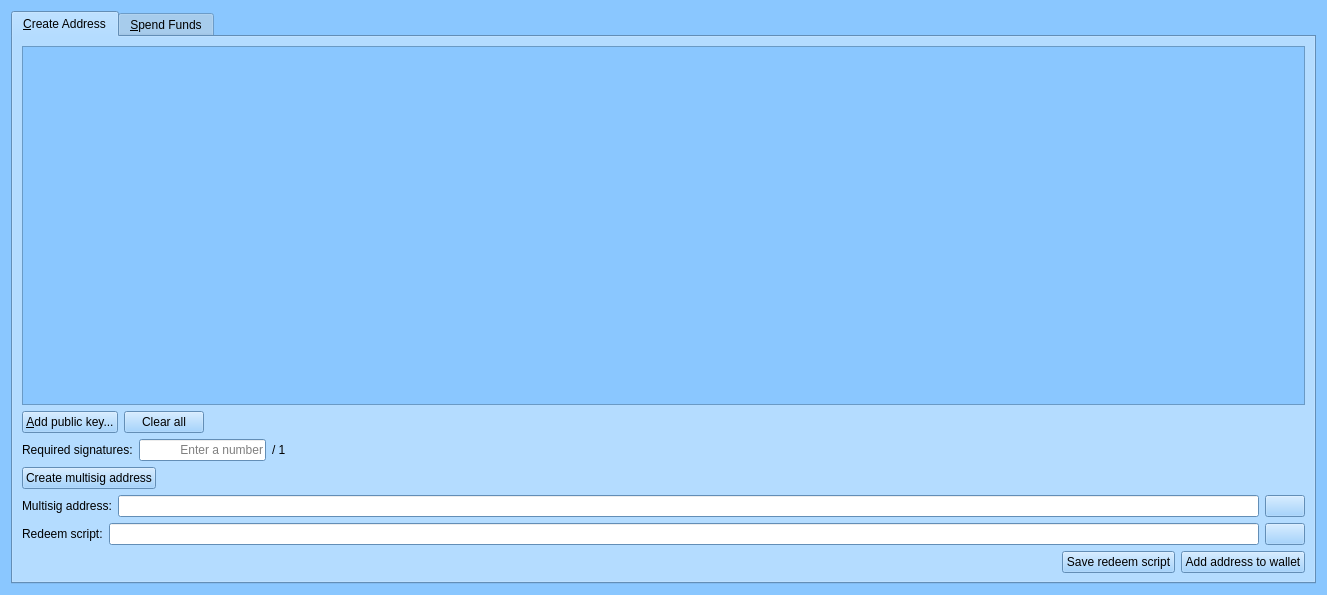
<?xml version="1.0" encoding="UTF-8"?>
<ui version="4.0">
 <class>MultisigDialog</class>
 <widget class="QWidget" name="MultisigDialog">
  <property name="geometry">
   <rect>
    <x>0</x>
    <y>0</y>
    <width>1327</width>
    <height>595</height>
   </rect>
  </property>
  <property name="palette">
   <palette>
    <active>
     <colorrole role="WindowText">
      <brush brushstyle="SolidPattern">
       <color alpha="255">
        <red>0</red>
        <green>0</green>
        <blue>0</blue>
       </color>
      </brush>
     </colorrole>
     <colorrole role="Button">
      <brush brushstyle="SolidPattern">
       <color alpha="255">
        <red>138</red>
        <green>199</green>
        <blue>255</blue>
       </color>
      </brush>
     </colorrole>
     <colorrole role="Light">
      <brush brushstyle="SolidPattern">
       <color alpha="255">
        <red>255</red>
        <green>255</green>
        <blue>255</blue>
       </color>
      </brush>
     </colorrole>
     <colorrole role="Midlight">
      <brush brushstyle="SolidPattern">
       <color alpha="255">
        <red>196</red>
        <green>227</green>
        <blue>255</blue>
       </color>
      </brush>
     </colorrole>
     <colorrole role="Dark">
      <brush brushstyle="SolidPattern">
       <color alpha="255">
        <red>69</red>
        <green>99</green>
        <blue>127</blue>
       </color>
      </brush>
     </colorrole>
     <colorrole role="Mid">
      <brush brushstyle="SolidPattern">
       <color alpha="255">
        <red>92</red>
        <green>133</green>
        <blue>170</blue>
       </color>
      </brush>
     </colorrole>
     <colorrole role="Text">
      <brush brushstyle="SolidPattern">
       <color alpha="255">
        <red>0</red>
        <green>0</green>
        <blue>0</blue>
       </color>
      </brush>
     </colorrole>
     <colorrole role="BrightText">
      <brush brushstyle="SolidPattern">
       <color alpha="255">
        <red>255</red>
        <green>255</green>
        <blue>255</blue>
       </color>
      </brush>
     </colorrole>
     <colorrole role="ButtonText">
      <brush brushstyle="SolidPattern">
       <color alpha="255">
        <red>0</red>
        <green>0</green>
        <blue>0</blue>
       </color>
      </brush>
     </colorrole>
     <colorrole role="Base">
      <brush brushstyle="SolidPattern">
       <color alpha="255">
        <red>255</red>
        <green>255</green>
        <blue>255</blue>
       </color>
      </brush>
     </colorrole>
     <colorrole role="Window">
      <brush brushstyle="SolidPattern">
       <color alpha="255">
        <red>138</red>
        <green>199</green>
        <blue>255</blue>
       </color>
      </brush>
     </colorrole>
     <colorrole role="Shadow">
      <brush brushstyle="SolidPattern">
       <color alpha="255">
        <red>0</red>
        <green>0</green>
        <blue>0</blue>
       </color>
      </brush>
     </colorrole>
     <colorrole role="AlternateBase">
      <brush brushstyle="SolidPattern">
       <color alpha="255">
        <red>196</red>
        <green>227</green>
        <blue>255</blue>
       </color>
      </brush>
     </colorrole>
     <colorrole role="ToolTipBase">
      <brush brushstyle="SolidPattern">
       <color alpha="255">
        <red>255</red>
        <green>255</green>
        <blue>220</blue>
       </color>
      </brush>
     </colorrole>
     <colorrole role="ToolTipText">
      <brush brushstyle="SolidPattern">
       <color alpha="255">
        <red>0</red>
        <green>0</green>
        <blue>0</blue>
       </color>
      </brush>
     </colorrole>
    </active>
    <inactive>
     <colorrole role="WindowText">
      <brush brushstyle="SolidPattern">
       <color alpha="255">
        <red>0</red>
        <green>0</green>
        <blue>0</blue>
       </color>
      </brush>
     </colorrole>
     <colorrole role="Button">
      <brush brushstyle="SolidPattern">
       <color alpha="255">
        <red>138</red>
        <green>199</green>
        <blue>255</blue>
       </color>
      </brush>
     </colorrole>
     <colorrole role="Light">
      <brush brushstyle="SolidPattern">
       <color alpha="255">
        <red>255</red>
        <green>255</green>
        <blue>255</blue>
       </color>
      </brush>
     </colorrole>
     <colorrole role="Midlight">
      <brush brushstyle="SolidPattern">
       <color alpha="255">
        <red>196</red>
        <green>227</green>
        <blue>255</blue>
       </color>
      </brush>
     </colorrole>
     <colorrole role="Dark">
      <brush brushstyle="SolidPattern">
       <color alpha="255">
        <red>69</red>
        <green>99</green>
        <blue>127</blue>
       </color>
      </brush>
     </colorrole>
     <colorrole role="Mid">
      <brush brushstyle="SolidPattern">
       <color alpha="255">
        <red>92</red>
        <green>133</green>
        <blue>170</blue>
       </color>
      </brush>
     </colorrole>
     <colorrole role="Text">
      <brush brushstyle="SolidPattern">
       <color alpha="255">
        <red>0</red>
        <green>0</green>
        <blue>0</blue>
       </color>
      </brush>
     </colorrole>
     <colorrole role="BrightText">
      <brush brushstyle="SolidPattern">
       <color alpha="255">
        <red>255</red>
        <green>255</green>
        <blue>255</blue>
       </color>
      </brush>
     </colorrole>
     <colorrole role="ButtonText">
      <brush brushstyle="SolidPattern">
       <color alpha="255">
        <red>0</red>
        <green>0</green>
        <blue>0</blue>
       </color>
      </brush>
     </colorrole>
     <colorrole role="Base">
      <brush brushstyle="SolidPattern">
       <color alpha="255">
        <red>255</red>
        <green>255</green>
        <blue>255</blue>
       </color>
      </brush>
     </colorrole>
     <colorrole role="Window">
      <brush brushstyle="SolidPattern">
       <color alpha="255">
        <red>138</red>
        <green>199</green>
        <blue>255</blue>
       </color>
      </brush>
     </colorrole>
     <colorrole role="Shadow">
      <brush brushstyle="SolidPattern">
       <color alpha="255">
        <red>0</red>
        <green>0</green>
        <blue>0</blue>
       </color>
      </brush>
     </colorrole>
     <colorrole role="AlternateBase">
      <brush brushstyle="SolidPattern">
       <color alpha="255">
        <red>196</red>
        <green>227</green>
        <blue>255</blue>
       </color>
      </brush>
     </colorrole>
     <colorrole role="ToolTipBase">
      <brush brushstyle="SolidPattern">
       <color alpha="255">
        <red>255</red>
        <green>255</green>
        <blue>220</blue>
       </color>
      </brush>
     </colorrole>
     <colorrole role="ToolTipText">
      <brush brushstyle="SolidPattern">
       <color alpha="255">
        <red>0</red>
        <green>0</green>
        <blue>0</blue>
       </color>
      </brush>
     </colorrole>
    </inactive>
    <disabled>
     <colorrole role="WindowText">
      <brush brushstyle="SolidPattern">
       <color alpha="255">
        <red>69</red>
        <green>99</green>
        <blue>127</blue>
       </color>
      </brush>
     </colorrole>
     <colorrole role="Button">
      <brush brushstyle="SolidPattern">
       <color alpha="255">
        <red>138</red>
        <green>199</green>
        <blue>255</blue>
       </color>
      </brush>
     </colorrole>
     <colorrole role="Light">
      <brush brushstyle="SolidPattern">
       <color alpha="255">
        <red>255</red>
        <green>255</green>
        <blue>255</blue>
       </color>
      </brush>
     </colorrole>
     <colorrole role="Midlight">
      <brush brushstyle="SolidPattern">
       <color alpha="255">
        <red>196</red>
        <green>227</green>
        <blue>255</blue>
       </color>
      </brush>
     </colorrole>
     <colorrole role="Dark">
      <brush brushstyle="SolidPattern">
       <color alpha="255">
        <red>69</red>
        <green>99</green>
        <blue>127</blue>
       </color>
      </brush>
     </colorrole>
     <colorrole role="Mid">
      <brush brushstyle="SolidPattern">
       <color alpha="255">
        <red>92</red>
        <green>133</green>
        <blue>170</blue>
       </color>
      </brush>
     </colorrole>
     <colorrole role="Text">
      <brush brushstyle="SolidPattern">
       <color alpha="255">
        <red>69</red>
        <green>99</green>
        <blue>127</blue>
       </color>
      </brush>
     </colorrole>
     <colorrole role="BrightText">
      <brush brushstyle="SolidPattern">
       <color alpha="255">
        <red>255</red>
        <green>255</green>
        <blue>255</blue>
       </color>
      </brush>
     </colorrole>
     <colorrole role="ButtonText">
      <brush brushstyle="SolidPattern">
       <color alpha="255">
        <red>69</red>
        <green>99</green>
        <blue>127</blue>
       </color>
      </brush>
     </colorrole>
     <colorrole role="Base">
      <brush brushstyle="SolidPattern">
       <color alpha="255">
        <red>138</red>
        <green>199</green>
        <blue>255</blue>
       </color>
      </brush>
     </colorrole>
     <colorrole role="Window">
      <brush brushstyle="SolidPattern">
       <color alpha="255">
        <red>138</red>
        <green>199</green>
        <blue>255</blue>
       </color>
      </brush>
     </colorrole>
     <colorrole role="Shadow">
      <brush brushstyle="SolidPattern">
       <color alpha="255">
        <red>0</red>
        <green>0</green>
        <blue>0</blue>
       </color>
      </brush>
     </colorrole>
     <colorrole role="AlternateBase">
      <brush brushstyle="SolidPattern">
       <color alpha="255">
        <red>138</red>
        <green>199</green>
        <blue>255</blue>
       </color>
      </brush>
     </colorrole>
     <colorrole role="ToolTipBase">
      <brush brushstyle="SolidPattern">
       <color alpha="255">
        <red>255</red>
        <green>255</green>
        <blue>220</blue>
       </color>
      </brush>
     </colorrole>
     <colorrole role="ToolTipText">
      <brush brushstyle="SolidPattern">
       <color alpha="255">
        <red>0</red>
        <green>0</green>
        <blue>0</blue>
       </color>
      </brush>
     </colorrole>
    </disabled>
   </palette>
  </property>
  <property name="windowTitle">
   <string>Multisig</string>
  </property>
  <layout class="QVBoxLayout" name="verticalLayout_2">
   <item>
    <widget class="QTabWidget" name="tabWidget">
     <property name="currentIndex">
      <number>0</number>
     </property>
     <widget class="QWidget" name="tabCreateAddress">
      <attribute name="title">
       <string>&amp;Create Address</string>
      </attribute>
      <layout class="QVBoxLayout" name="verticalLayout">
       <item>
        <widget class="QScrollArea" name="scrollArea">
         <property name="widgetResizable">
          <bool>true</bool>
         </property>
         <widget class="QWidget" name="scrollAreaWidgetContents">
          <property name="geometry">
           <rect>
            <x>0</x>
            <y>0</y>
            <width>1283</width>
            <height>345</height>
           </rect>
          </property>
          <layout class="QVBoxLayout" name="verticalLayout_3">
           <item>
            <layout class="QVBoxLayout" name="pubkeyEntries"/>
           </item>
           <item>
            <spacer name="verticalSpacer">
             <property name="orientation">
              <enum>Qt::Vertical</enum>
             </property>
             <property name="sizeHint" stdset="0">
              <size>
               <width>20</width>
               <height>40</height>
              </size>
             </property>
            </spacer>
           </item>
          </layout>
         </widget>
        </widget>
       </item>
       <item>
        <layout class="QHBoxLayout" name="horizontalLayout_14">
         <item>
          <widget class="QPushButton" name="addPubKeyButton">
           <property name="toolTip">
            <string>Add a member to the signing pool</string>
           </property>
           <property name="text">
            <string>&amp;Add public key...</string>
           </property>
           <property name="icon">
            <iconset resource="../bitcoin.qrc">
             <normaloff>:/icons/add</normaloff>:/icons/add</iconset>
           </property>
          </widget>
         </item>
         <item>
          <widget class="QPushButton" name="clearButton">
           <property name="sizePolicy">
            <sizepolicy hsizetype="Minimum" vsizetype="Fixed">
             <horstretch>0</horstretch>
             <verstretch>0</verstretch>
            </sizepolicy>
           </property>
           <property name="toolTip">
            <string>Remove all public key fields</string>
           </property>
           <property name="text">
            <string>Clear all</string>
           </property>
           <property name="icon">
            <iconset resource="../bitcoin.qrc">
             <normaloff>:/icons/remove</normaloff>:/icons/remove</iconset>
           </property>
           <property name="autoRepeatDelay">
            <number>300</number>
           </property>
          </widget>
         </item>
         <item>
          <spacer name="horizontalSpacer_8">
           <property name="orientation">
            <enum>Qt::Horizontal</enum>
           </property>
           <property name="sizeHint" stdset="0">
            <size>
             <width>40</width>
             <height>20</height>
            </size>
           </property>
          </spacer>
         </item>
        </layout>
       </item>
       <item>
        <layout class="QHBoxLayout" name="horizontalLayout_2">
         <item>
          <widget class="QLabel" name="requiredSignaturesLabel">
           <property name="text">
            <string>Required signatures:</string>
           </property>
          </widget>
         </item>
         <item>
          <widget class="QLineEdit" name="requiredSignatures">
           <property name="sizePolicy">
            <sizepolicy hsizetype="Minimum" vsizetype="Fixed">
             <horstretch>0</horstretch>
             <verstretch>0</verstretch>
            </sizepolicy>
           </property>
           <property name="minimumSize">
            <size>
             <width>127</width>
             <height>0</height>
            </size>
           </property>
           <property name="text">
            <string/>
           </property>
           <property name="maxLength">
            <number>2</number>
           </property>
           <property name="frame">
            <bool>true</bool>
           </property>
           <property name="alignment">
            <set>Qt::AlignRight|Qt::AlignTrailing|Qt::AlignVCenter</set>
           </property>
           <property name="placeholderText">
            <string>Enter a number</string>
           </property>
          </widget>
         </item>
         <item>
          <widget class="QLabel" name="maxSignaturesLabel">
           <property name="text">
            <string notr="true">/ 1</string>
           </property>
          </widget>
         </item>
         <item>
          <spacer name="horizontalSpacer_2">
           <property name="orientation">
            <enum>Qt::Horizontal</enum>
           </property>
           <property name="sizeHint" stdset="0">
            <size>
             <width>40</width>
             <height>20</height>
            </size>
           </property>
          </spacer>
         </item>
        </layout>
       </item>
       <item>
        <layout class="QHBoxLayout" name="horizontalLayout">
         <item>
          <widget class="QPushButton" name="createAddressButton">
           <property name="text">
            <string>Create multisig address</string>
           </property>
          </widget>
         </item>
         <item>
          <spacer name="horizontalSpacer">
           <property name="orientation">
            <enum>Qt::Horizontal</enum>
           </property>
           <property name="sizeHint" stdset="0">
            <size>
             <width>40</width>
             <height>20</height>
            </size>
           </property>
          </spacer>
         </item>
        </layout>
       </item>
       <item>
        <layout class="QHBoxLayout" name="horizontalLayoutMultisigAddress">
         <item>
          <widget class="QLabel" name="multisigAddressLabel">
           <property name="text">
            <string>Multisig address:</string>
           </property>
          </widget>
         </item>
         <item>
          <widget class="QLineEdit" name="multisigAddress">
           <property name="readOnly">
            <bool>true</bool>
           </property>
          </widget>
         </item>
         <item>
          <widget class="QPushButton" name="copyMultisigAddressButton">
           <property name="toolTip">
            <string>Copy the multisig address to the system clipboard</string>
           </property>
           <property name="text">
            <string/>
           </property>
           <property name="icon">
            <iconset resource="../bitcoin.qrc">
             <normaloff>:/icons/editcopy</normaloff>:/icons/editcopy</iconset>
           </property>
           <property name="autoDefault">
            <bool>false</bool>
           </property>
          </widget>
         </item>
        </layout>
       </item>
       <item>
        <layout class="QHBoxLayout" name="horizontalLayout_3">
         <item>
          <widget class="QLabel" name="redeemScriptLabel">
           <property name="text">
            <string>Redeem script:</string>
           </property>
          </widget>
         </item>
         <item>
          <widget class="QLineEdit" name="redeemScript">
           <property name="readOnly">
            <bool>true</bool>
           </property>
          </widget>
         </item>
         <item>
          <widget class="QPushButton" name="copyRedeemScriptButton">
           <property name="toolTip">
            <string>Copy the redeem script to the system clipboard</string>
           </property>
           <property name="text">
            <string/>
           </property>
           <property name="icon">
            <iconset resource="../bitcoin.qrc">
             <normaloff>:/icons/editcopy</normaloff>:/icons/editcopy</iconset>
           </property>
           <property name="autoDefault">
            <bool>false</bool>
           </property>
          </widget>
         </item>
        </layout>
       </item>
       <item>
        <layout class="QHBoxLayout" name="horizontalLayout_15">
         <item>
          <spacer name="horizontalSpacer_11">
           <property name="orientation">
            <enum>Qt::Horizontal</enum>
           </property>
           <property name="sizeHint" stdset="0">
            <size>
             <width>40</width>
             <height>20</height>
            </size>
           </property>
          </spacer>
         </item>
         <item>
          <widget class="QPushButton" name="saveRedeemScriptButton">
           <property name="toolTip">
            <string>The redeem script will be required to spend the funds sent to the multisig address</string>
           </property>
           <property name="text">
            <string>Save redeem script</string>
           </property>
          </widget>
         </item>
         <item>
          <widget class="QPushButton" name="saveMultisigAddressButton">
           <property name="toolTip">
            <string>Add the multisig address to your personal addresses</string>
           </property>
           <property name="text">
            <string>Add address to wallet</string>
           </property>
          </widget>
         </item>
        </layout>
       </item>
      </layout>
     </widget>
     <widget class="QWidget" name="tabSpendFunds">
      <attribute name="title">
       <string>&amp;Spend Funds</string>
      </attribute>
      <layout class="QVBoxLayout" name="verticalLayout_13">
       <item>
        <layout class="QVBoxLayout" name="verticalLayout_8">
         <item>
          <layout class="QHBoxLayout" name="horizontalLayout_4">
           <item>
            <widget class="QGroupBox" name="inputsBox">
             <property name="title">
              <string>Inputs</string>
             </property>
             <layout class="QVBoxLayout" name="verticalLayout_6">
              <item>
               <widget class="QScrollArea" name="scrollArea_2">
                <property name="minimumSize">
                 <size>
                  <width>0</width>
                  <height>0</height>
                 </size>
                </property>
                <property name="widgetResizable">
                 <bool>true</bool>
                </property>
                <widget class="QWidget" name="scrollAreaWidgetContents_2">
                 <property name="geometry">
                  <rect>
                   <x>0</x>
                   <y>0</y>
                   <width>98</width>
                   <height>28</height>
                  </rect>
                 </property>
                 <layout class="QVBoxLayout" name="verticalLayout_4">
                  <item>
                   <layout class="QVBoxLayout" name="inputs"/>
                  </item>
                  <item>
                   <spacer name="verticalSpacer_2">
                    <property name="orientation">
                     <enum>Qt::Vertical</enum>
                    </property>
                    <property name="sizeHint" stdset="0">
                     <size>
                      <width>20</width>
                      <height>42</height>
                     </size>
                    </property>
                   </spacer>
                  </item>
                 </layout>
                </widget>
               </widget>
              </item>
              <item>
               <layout class="QHBoxLayout" name="horizontalLayout_6">
                <item>
                 <spacer name="horizontalSpacer_9">
                  <property name="orientation">
                   <enum>Qt::Horizontal</enum>
                  </property>
                  <property name="sizeHint" stdset="0">
                   <size>
                    <width>40</width>
                    <height>20</height>
                   </size>
                  </property>
                 </spacer>
                </item>
                <item>
                 <widget class="QLabel" name="inputsAmountLabel">
                  <property name="text">
                   <string>Inputs amount:</string>
                  </property>
                 </widget>
                </item>
                <item>
                 <widget class="QLabel" name="inputsAmount">
                  <property name="text">
                   <string notr="true">123.456</string>
                  </property>
                  <property name="textInteractionFlags">
                   <set>Qt::LinksAccessibleByMouse|Qt::TextSelectableByKeyboard|Qt::TextSelectableByMouse</set>
                  </property>
                 </widget>
                </item>
                <item>
                 <widget class="QLabel" name="label">
                  <property name="text">
                   <string notr="true">BON</string>
                  </property>
                 </widget>
                </item>
               </layout>
              </item>
              <item>
               <layout class="QHBoxLayout" name="horizontalLayout_5">
                <item>
                 <widget class="QPushButton" name="addInputButton">
                  <property name="text">
                   <string>Add input...</string>
                  </property>
                  <property name="icon">
                   <iconset resource="../bitcoin.qrc">
                    <normaloff>:/icons/add</normaloff>:/icons/add</iconset>
                  </property>
                 </widget>
                </item>
                <item>
                 <spacer name="horizontalSpacer_3">
                  <property name="orientation">
                   <enum>Qt::Horizontal</enum>
                  </property>
                  <property name="sizeHint" stdset="0">
                   <size>
                    <width>40</width>
                    <height>20</height>
                   </size>
                  </property>
                 </spacer>
                </item>
               </layout>
              </item>
             </layout>
            </widget>
           </item>
           <item>
            <widget class="QGroupBox" name="outputsBox">
             <property name="title">
              <string>Outputs</string>
             </property>
             <layout class="QVBoxLayout" name="verticalLayout_7">
              <item>
               <widget class="QScrollArea" name="scrollArea_3">
                <property name="minimumSize">
                 <size>
                  <width>0</width>
                  <height>0</height>
                 </size>
                </property>
                <property name="widgetResizable">
                 <bool>true</bool>
                </property>
                <widget class="QWidget" name="scrollAreaWidgetContents_3">
                 <property name="geometry">
                  <rect>
                   <x>0</x>
                   <y>0</y>
                   <width>98</width>
                   <height>28</height>
                  </rect>
                 </property>
                 <layout class="QVBoxLayout" name="verticalLayout_5">
                  <item>
                   <layout class="QVBoxLayout" name="outputs"/>
                  </item>
                  <item>
                   <spacer name="verticalSpacer_3">
                    <property name="orientation">
                     <enum>Qt::Vertical</enum>
                    </property>
                    <property name="sizeHint" stdset="0">
                     <size>
                      <width>20</width>
                      <height>42</height>
                     </size>
                    </property>
                   </spacer>
                  </item>
                 </layout>
                </widget>
               </widget>
              </item>
              <item>
               <layout class="QHBoxLayout" name="horizontalLayout_7">
                <item>
                 <spacer name="horizontalSpacer_10">
                  <property name="orientation">
                   <enum>Qt::Horizontal</enum>
                  </property>
                  <property name="sizeHint" stdset="0">
                   <size>
                    <width>40</width>
                    <height>20</height>
                   </size>
                  </property>
                 </spacer>
                </item>
                <item>
                 <widget class="QLabel" name="outputsAmountLabel">
                  <property name="text">
                   <string>Outputs amount:</string>
                  </property>
                 </widget>
                </item>
                <item>
                 <widget class="QLabel" name="outputsAmount">
                  <property name="text">
                   <string notr="true">123.456</string>
                  </property>
                  <property name="textInteractionFlags">
                   <set>Qt::LinksAccessibleByMouse|Qt::TextSelectableByKeyboard|Qt::TextSelectableByMouse</set>
                  </property>
                 </widget>
                </item>
                <item>
                 <widget class="QLabel" name="label_2">
                  <property name="text">
                   <string notr="true">BON</string>
                  </property>
                 </widget>
                </item>
               </layout>
              </item>
              <item>
               <layout class="QHBoxLayout" name="horizontalLayout_16">
                <item>
                 <spacer name="horizontalSpacer_12">
                  <property name="orientation">
                   <enum>Qt::Horizontal</enum>
                  </property>
                  <property name="sizeHint" stdset="0">
                   <size>
                    <width>40</width>
                    <height>20</height>
                   </size>
                  </property>
                 </spacer>
                </item>
                <item>
                 <widget class="QLabel" name="feeLabel">
                  <property name="text">
                   <string>Fee:</string>
                  </property>
                 </widget>
                </item>
                <item>
                 <widget class="QLabel" name="fee">
                  <property name="text">
                   <string notr="true">123.456</string>
                  </property>
                 </widget>
                </item>
                <item>
                 <widget class="QLabel" name="label_3">
                  <property name="text">
                   <string notr="true">BON</string>
                  </property>
                 </widget>
                </item>
               </layout>
              </item>
              <item>
               <layout class="QHBoxLayout" name="horizontalLayout_8">
                <item>
                 <widget class="QPushButton" name="addOutputButton">
                  <property name="text">
                   <string>Add output...</string>
                  </property>
                  <property name="icon">
                   <iconset resource="../bitcoin.qrc">
                    <normaloff>:/icons/add</normaloff>:/icons/add</iconset>
                  </property>
                 </widget>
                </item>
                <item>
                 <spacer name="horizontalSpacer_4">
                  <property name="orientation">
                   <enum>Qt::Horizontal</enum>
                  </property>
                  <property name="sizeHint" stdset="0">
                   <size>
                    <width>40</width>
                    <height>20</height>
                   </size>
                  </property>
                 </spacer>
                </item>
               </layout>
              </item>
             </layout>
            </widget>
           </item>
          </layout>
         </item>
         <item>
          <layout class="QHBoxLayout" name="horizontalLayout_9">
           <item>
            <widget class="QPushButton" name="createTransactionButton">
             <property name="text">
              <string>Create transaction</string>
             </property>
            </widget>
           </item>
           <item>
            <spacer name="horizontalSpacer_5">
             <property name="orientation">
              <enum>Qt::Horizontal</enum>
             </property>
             <property name="sizeHint" stdset="0">
              <size>
               <width>40</width>
               <height>20</height>
              </size>
             </property>
            </spacer>
           </item>
          </layout>
         </item>
        </layout>
       </item>
       <item>
        <layout class="QVBoxLayout" name="verticalLayout_10">
         <item>
          <layout class="QHBoxLayout" name="horizontalLayout_10">
           <item>
            <widget class="QLineEdit" name="transaction">
             <property name="sizePolicy">
              <sizepolicy hsizetype="Expanding" vsizetype="Fixed">
               <horstretch>0</horstretch>
               <verstretch>0</verstretch>
              </sizepolicy>
             </property>
             <property name="placeholderText">
              <string>Enter a raw transaction or create a new one</string>
             </property>
            </widget>
           </item>
           <item>
            <widget class="QPushButton" name="copyTransactionButton">
             <property name="toolTip">
              <string/>
             </property>
             <property name="text">
              <string/>
             </property>
             <property name="icon">
              <iconset resource="../bitcoin.qrc">
               <normaloff>:/icons/editcopy</normaloff>:/icons/editcopy</iconset>
             </property>
             <property name="autoDefault">
              <bool>false</bool>
             </property>
            </widget>
           </item>
           <item>
            <widget class="QPushButton" name="pasteTransactionButton">
             <property name="toolTip">
              <string>Paste transaction from clipboard</string>
             </property>
             <property name="text">
              <string/>
             </property>
             <property name="icon">
              <iconset resource="../bitcoin.qrc">
               <normaloff>:/icons/editpaste</normaloff>:/icons/editpaste</iconset>
             </property>
             <property name="shortcut">
              <string>Alt+P</string>
             </property>
             <property name="autoDefault">
              <bool>false</bool>
             </property>
            </widget>
           </item>
          </layout>
         </item>
         <item>
          <layout class="QHBoxLayout" name="horizontalLayout_11">
           <item>
            <widget class="QPushButton" name="signTransactionButton">
             <property name="text">
              <string>Sign transaction</string>
             </property>
             <property name="icon">
              <iconset resource="../bitcoin.qrc">
               <normaloff>:/icons/edit</normaloff>:/icons/edit</iconset>
             </property>
            </widget>
           </item>
           <item>
            <spacer name="horizontalSpacer_6">
             <property name="orientation">
              <enum>Qt::Horizontal</enum>
             </property>
             <property name="sizeHint" stdset="0">
              <size>
               <width>40</width>
               <height>20</height>
              </size>
             </property>
            </spacer>
           </item>
          </layout>
         </item>
        </layout>
       </item>
       <item>
        <layout class="QVBoxLayout" name="verticalLayout_12">
         <item>
          <layout class="QHBoxLayout" name="horizontalLayout_13">
           <item>
            <widget class="QLineEdit" name="signedTransaction">
             <property name="sizePolicy">
              <sizepolicy hsizetype="Expanding" vsizetype="Fixed">
               <horstretch>0</horstretch>
               <verstretch>0</verstretch>
              </sizepolicy>
             </property>
             <property name="readOnly">
              <bool>true</bool>
             </property>
            </widget>
           </item>
           <item>
            <widget class="QPushButton" name="copySignedTransactionButton">
             <property name="toolTip">
              <string/>
             </property>
             <property name="text">
              <string/>
             </property>
             <property name="icon">
              <iconset resource="../bitcoin.qrc">
               <normaloff>:/icons/editcopy</normaloff>:/icons/editcopy</iconset>
             </property>
             <property name="autoDefault">
              <bool>false</bool>
             </property>
            </widget>
           </item>
          </layout>
         </item>
         <item>
          <layout class="QHBoxLayout" name="horizontalLayout_12">
           <item>
            <widget class="QLabel" name="statusLabel">
             <property name="text">
              <string/>
             </property>
            </widget>
           </item>
           <item>
            <spacer name="horizontalSpacer_7">
             <property name="orientation">
              <enum>Qt::Horizontal</enum>
             </property>
             <property name="sizeHint" stdset="0">
              <size>
               <width>40</width>
               <height>20</height>
              </size>
             </property>
            </spacer>
           </item>
           <item>
            <widget class="QPushButton" name="sendTransactionButton">
             <property name="text">
              <string>Send transaction</string>
             </property>
             <property name="icon">
              <iconset resource="../bitcoin.qrc">
               <normaloff>:/icons/send</normaloff>:/icons/send</iconset>
             </property>
            </widget>
           </item>
          </layout>
         </item>
        </layout>
       </item>
      </layout>
     </widget>
    </widget>
   </item>
  </layout>
 </widget>
 <resources>
  <include location="../bitcoin.qrc"/>
 </resources>
 <connections/>
</ui>
